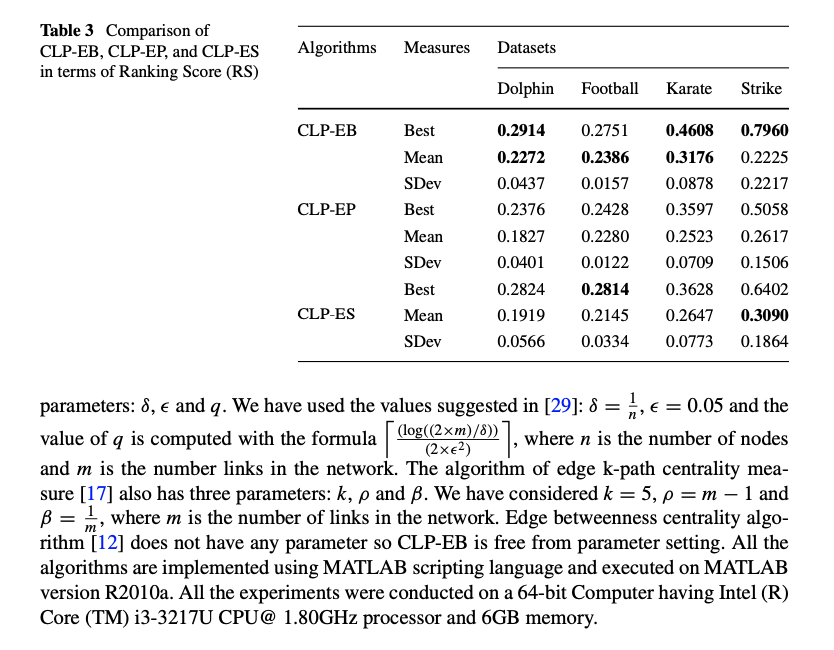
#> input picture EE447/table/image/page1.png, 834 x 650 px
$ python detect_table.py
#> lines starting #> are read from the running program, lines starting #| are printed output that depends on the picture; after the words box and inside, x2 and y2 are one past the last pixel; in counts of white or black regions, pixels touching at a corner belong together
import cv2
import os
import numpy as np

import os
import cv2


class DetectTable:
    def __init__(self, morph_size=12, min_text_height=10, max_text_height=30,
                 cell_threshold=15, min_columns=4):
        # the size to dilate the image
        self.morph_size = (morph_size, morph_size)

        # the range of box height that should be recognized as a line of text
        self.min_text_height = min_text_height
        self.max_text_height = max_text_height

        # the counting index of lines, should be fall within min_text_height/max_text_height
        self.cell_threshold = cell_threshold

        # the min columns that can be recognized as a table
        self.min_columns = min_columns

    def pre_process_image(self, img,  output_file=None):
        # get rid of the color
        pre = cv2.cvtColor(img, cv2.COLOR_BGR2GRAY)
        # Otsu threshold
        pre = cv2.threshold(pre, 250, 255, cv2.THRESH_BINARY | cv2.THRESH_OTSU)[1]
        # dilate the text to make it solid spot
        cpy = pre.copy()
        struct = cv2.getStructuringElement(cv2.MORPH_RECT, self.morph_size)
        cpy = cv2.dilate(~cpy, struct, anchor=(-1, -1), iterations=1)
        pre = ~cpy

        if output_file is not None:
            cv2.imwrite(output_file, pre)
        return pre


    def find_text_boxes(self, pre):
        # Looking for the text spots contours
        # OpenCV 4
        contours, hierarchy = cv2.findContours(pre, cv2.RETR_LIST, cv2.CHAIN_APPROX_SIMPLE)

        # Getting the texts bounding boxes based on the text size assumptions
        boxes = []

        # An auxiliary information showing the range of box heights,
        # can be used to tune text_height range in the configuration
        print([cv2.boundingRect(contour)[3] for contour in contours])

        for contour in contours:
            box = cv2.boundingRect(contour)
            h = box[3]

            if self.min_text_height < h < self.max_text_height:
                boxes.append(box)

        return boxes


    def find_table_in_boxes(self, boxes):
        rows = {}
        cols = {}

        # Clustering the bounding boxes by their positions
        for box in boxes:
            (x, y, w, h) = box
            col_key = x // self.cell_threshold
            row_key = y // self.cell_threshold
            cols[row_key] = [box] if col_key not in cols else cols[col_key] + [box]
            rows[row_key] = [box] if row_key not in rows else rows[row_key] + [box]

        # Filtering out the clusters having less than 2 cols
        table_cells = list(filter(lambda r: len(r) >= self.min_columns, rows.values()))
        # Sorting the row cells by x coord
        table_cells = [list(sorted(tb)) for tb in table_cells]
        # Sorting rows by the y coord
        table_cells = list(sorted(table_cells, key=lambda r: r[0][1]))

        return table_cells


    def build_lines(self, table_cells):
        if table_cells is None or len(table_cells) <= 0:
            return [], []

        max_last_col_width_row = max(table_cells, key=lambda b: b[-1][2])
        max_x = max_last_col_width_row[-1][0] + max_last_col_width_row[-1][2]

        max_last_row_height_box = max(table_cells[-1], key=lambda b: b[3])
        max_y = max_last_row_height_box[1] + max_last_row_height_box[3]

        hor_lines = []
        ver_lines = []

        for box in table_cells:
            x = box[0][0]
            y = box[0][1]
            hor_lines.append((x, y, max_x, y))

        for box in table_cells[0]:
            x = box[0]
            y = box[1]
            ver_lines.append((x, y, x, max_y))

        (x, y, w, h) = table_cells[0][-1]
        ver_lines.append((max_x, y, max_x, max_y))
        (x, y, w, h) = table_cells[0][0]
        hor_lines.append((x, max_y, max_x, max_y))

        return hor_lines, ver_lines

    def detect(self, img, out_path, dilate_path=None):
        pre_processed = self.pre_process_image(img, dilate_path)
        text_boxes = self.find_text_boxes(pre_processed)
        cells = self.find_table_in_boxes(text_boxes)
        hor_lines, ver_lines = self.build_lines(cells)

        # Visualize the result
        vis = img.copy()

        # for box in text_boxes:
        #     (x, y, w, h) = box
        #     cv2.rectangle(vis, (x, y), (x + w - 2, y + h - 2), (0, 255, 0), 1)

        for line in hor_lines:
            [x1, y1, x2, y2] = line
            cv2.line(vis, (x1, y1), (x2, y2), (0, 0, 255), 1)

        for line in ver_lines:
            [x1, y1, x2, y2] = line
            cv2.line(vis, (x1, y1), (x2, y2), (0, 0, 255), 1)

        cv2.imwrite(out_path, vis)

if __name__ == "__main__":
    in_file = os.path.join("../image", "page1.png")
    pre_file = os.path.join("../image", "pre.png")
    out_file = os.path.join("../image", "out.png")

    img = cv2.imread(os.path.join(in_file))
#> img is the input picture: shape (650, 834, 3); mean B, G, R 235.9, 235.8, 235.8

    detector = DetectTable()

    detector.detect(img, out_file, pre_file)
#> in pre_process_image, `pre = cv2.threshold(pre, 250, 255, cv2.THRESH_BINARY | cv2.THRESH_OTSU..`:
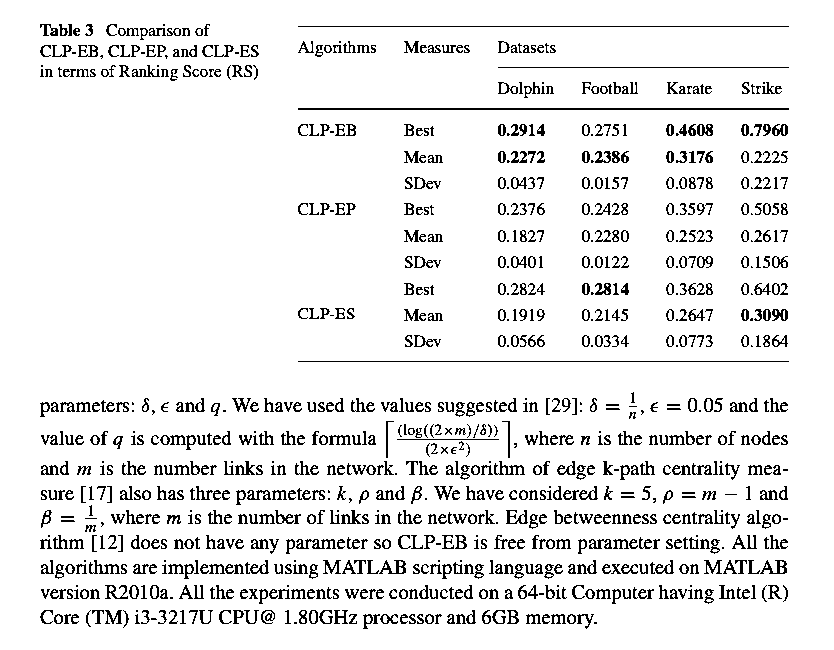
#> pre: shape (650, 834); 91.7% white; black in thin lines or dots, all inside (x1, y1, x2, y2) = (40, 24, 789, 629)
#> in pre_process_image, `cpy = cv2.dilate(~cpy, struct, anchor=(-1, -1), iterations=1)`:
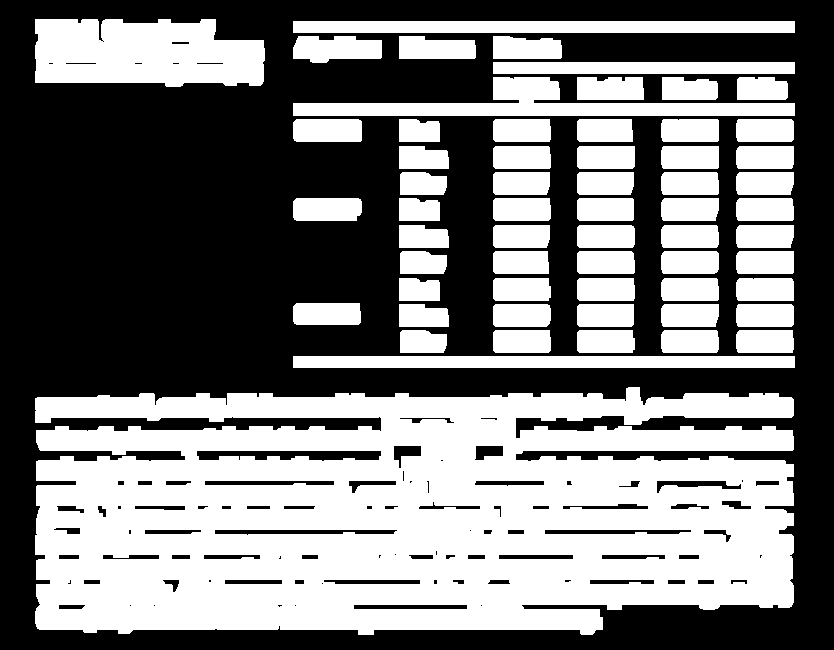
#> cpy: shape (650, 834); 47.7% white; 60 white regions, largest, box (x1, y1, x2, y2) and area: (35, 387, 794, 635) 152551, (35, 19, 265, 87) 13319, (293, 77, 795, 116) 8059
#> in find_text_boxes, `contours, hierarchy = cv2.findContours(pre, cv2.RETR_LIST, cv2.CHAIN_A..`: contours = 151 contours, 39 with area under 20; largest, box (x1, y1, x2, y2) and area: (0, 0, 834, 650) 540617, (34, 386, 795, 636) 165273, (34, 18, 266, 88) 13752, (292, 76, 796, 117) 8648, (292, 355, 796, 369) 6537
#> (printed output is left out)
#> the loop in find_text_boxes, `for contour in contours:` made 151 passes
#> h on passes 66, 70, 72: 12, 12, 12
#> after the loop in find_text_boxes, `for contour in contours:`: boxes = 66 items, first 6: (163, 580, 16, 12), (704, 530, 27, 12), (494, 506, 7, 11), (98, 506, 8, 11), (657, 481, 84, 12), (427, 481, 2, 12)
#> in detect, `text_boxes = self.find_text_boxes(pre_processed)`: text_boxes has the same summary as boxes in find_text_boxes
#> the loop in find_table_in_boxes, `for box in boxes:` made 66 passes
#> (x, y, w, h, col_key, row_key) on passes 1 to 8: (163, 580, 16, 12, 10, 38), (704, 530, 27, 12, 46, 35), (494, 506, 7, 11, 32, 33), (98, 506, 8, 11, 6, 33), (657, 481, 84, 12, 43, 32), (427, 481, 2, 12, 28, 32), (349, 481, 47, 12, 23, 32), (475, 446, 28, 14, 31, 29)
#> after the loop in find_table_in_boxes, `for box in boxes:`: cols = 19 items
#> in find_table_in_boxes, `table_cells = list(filter(lambda r: len(r) >= self.min_columns, rows.v..`: table_cells = 9 items
#> in build_lines, `max_last_col_width_row = max(table_cells, key=lambda b: b[-1][2])`: max_last_col_width_row = [(292, 118, 71, 25), (398, 118, 43, 25), (492, 118, 60, 25), (576, 118, 58, 25), (660, 118, 60, 25), (735, 118, 60, 25)]
#> in build_lines, `max_x = max_last_col_width_row[-1][0] + max_last_col_width_row[-1][2]`: max_x = 795
#> in build_lines, `max_last_row_height_box = max(table_cells[-1], key=lambda b: b[3])`: max_last_row_height_box = (399, 329, 49, 25)
#> in build_lines, `max_y = max_last_row_height_box[1] + max_last_row_height_box[3]`: max_y = 354
#> the loop in build_lines, `for box in table_cells:` made 9 passes
#> (x, y) on passes 1 to 8: (292, 118), (398, 145), (399, 171), (292, 197), (398, 224), (399, 250), (398, 277), (292, 302)
#> after the loop in build_lines, `for box in table_cells:`: hor_lines = [(292, 118, 795, 118), (398, 145, 795, 145), (399, 171, 795, 171), (292, 197, 795, 197), (398, 224, 795, 224), (399, 250, 795, 250), (398, 277, 795, 277), (292, 302, 795, 302), (399, 329, 795, 329)]
#> the loop in build_lines, `for box in table_cells[0]:` made 6 passes
#> (box, x) on passes 1 to 6: ((292, 118, 71, 25), 292), ((398, 118, 43, 25), 398), ((492, 118, 60, 25), 492), ((576, 118, 58, 25), 576), ((660, 118, 60, 25), 660), ((735, 118, 60, 25), 735)
#> after the loop in build_lines, `for box in table_cells[0]:`: ver_lines = [(292, 118, 292, 354), (398, 118, 398, 354), (492, 118, 492, 354), (576, 118, 576, 354), (660, 118, 660, 354), (735, 118, 735, 354)]
#> in build_lines, `(x, y, w, h) = table_cells[0][-1]`: w = 60; h = 25
#> in build_lines, `(x, y, w, h) = table_cells[0][0]`: x = 292; w = 71
#> in detect, `hor_lines, ver_lines = self.build_lines(cells)`: hor_lines = [(292, 118, 795, 118), (398, 145, 795, 145), (399, 171, 795, 171), (292, 197, 795, 197), (398, 224, 795, 224), (399, 250, 795, 250), (398, 277, 795, 277), (292, 302, 795, 302), (399, 329, 795, 329), (292, 354, 795, 354)]; ver_lines = [(292, 118, 292, 354), (398, 118, 398, 354), (492, 118, 492, 354), (576, 118, 576, 354), (660, 118, 660, 354), (735, 118, 735, 354), (795, 118, 795, 354)]
#> the loop in detect, `for line in hor_lines:` made 10 passes
#> (line, x1, y1, y2) on passes 1 to 8: ((292, 118, 795, 118), 292, 118, 118), ((398, 145, 795, 145), 398, 145, 145), ((399, 171, 795, 171), 399, 171, 171), ((292, 197, 795, 197), 292, 197, 197), ((398, 224, 795, 224), 398, 224, 224), ((399, 250, 795, 250), 399, 250, 250), ((398, 277, 795, 277), 398, 277, 277), ((292, 302, 795, 302), 292, 302, 302)
#> after the loop in detect, `for line in hor_lines:`:
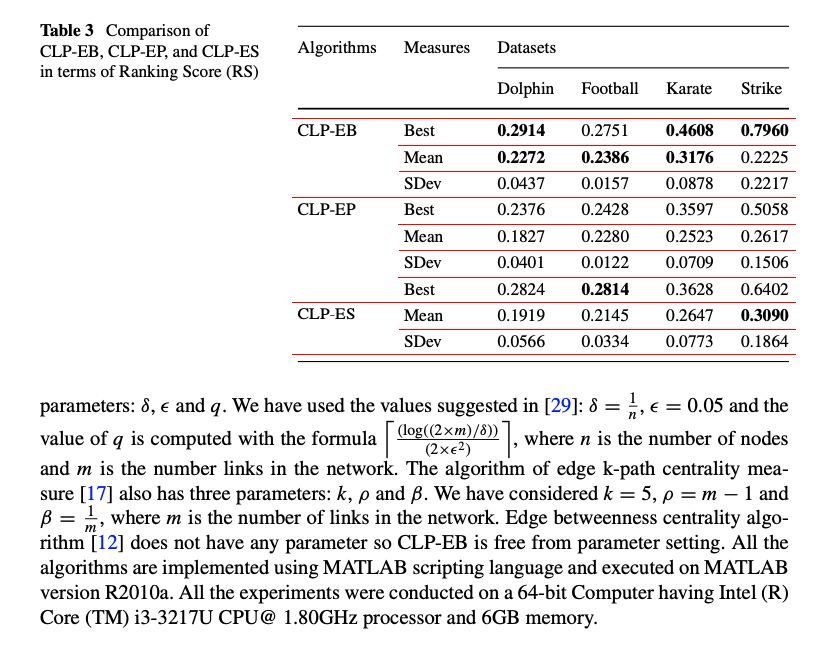
#> vis: shape (650, 834, 3); 0.81% of pixels changed, all inside (x1, y1, x2, y2) = (292, 118, 796, 355)
#> the loop in detect, `for line in ver_lines:` made 7 passes
#> (line, x1, x2) on passes 1 to 7: ((292, 118, 292, 354), 292, 292), ((398, 118, 398, 354), 398, 398), ((492, 118, 492, 354), 492, 492), ((576, 118, 576, 354), 576, 576), ((660, 118, 660, 354), 660, 660), ((735, 118, 735, 354), 735, 735), ((795, 118, 795, 354), 795, 795)
#> after the loop in detect, `for line in ver_lines:`:
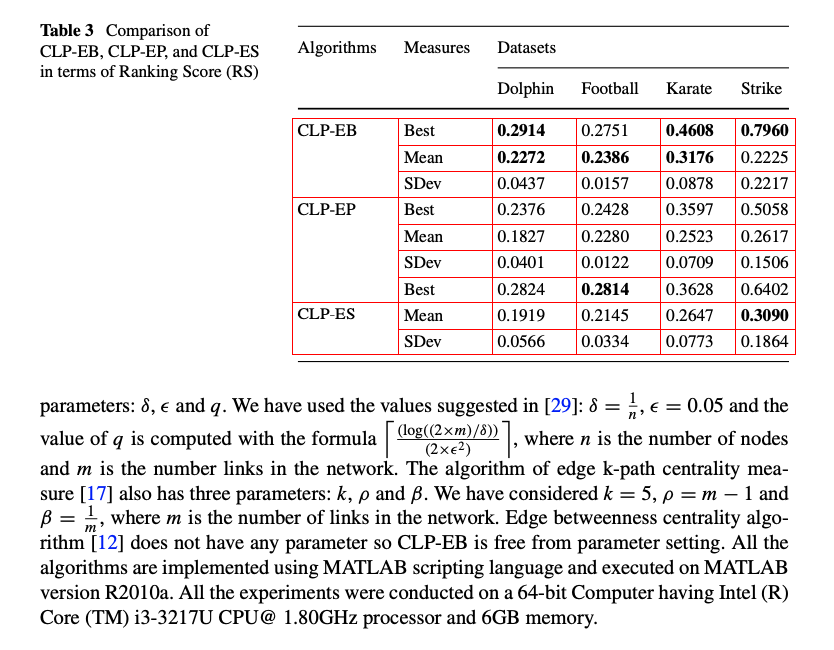
#> vis: shape (650, 834, 3); 0.29% of pixels changed, all inside (x1, y1, x2, y2) = (292, 119, 796, 354)

$ run again, with EE447/table/image/2.png copied over EE447/table/image/page1.png
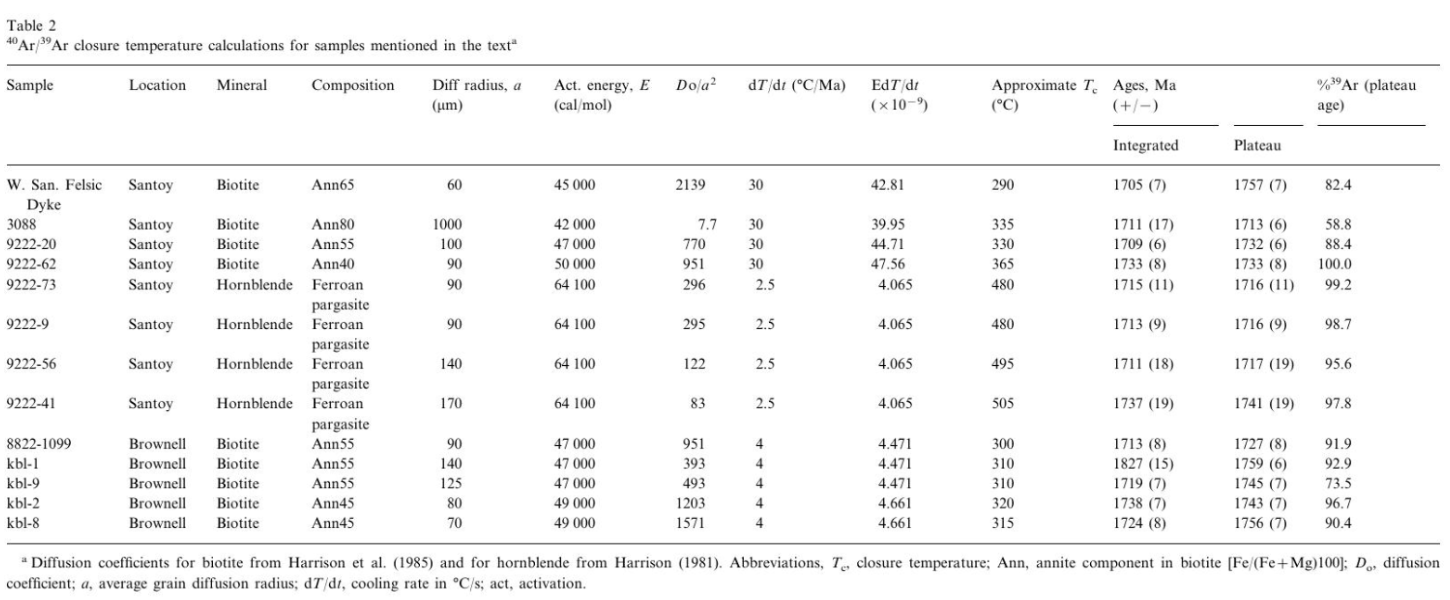
#> input picture EE447/table/image/2.png, 1450 x 600 px
#> img is the input picture: shape (600, 1450, 3); min 4, max 255, mean 245.9
#> in pre_process_image, `cpy = cv2.dilate(~cpy, struct, anchor=(-1, -1), iterations=1)`:
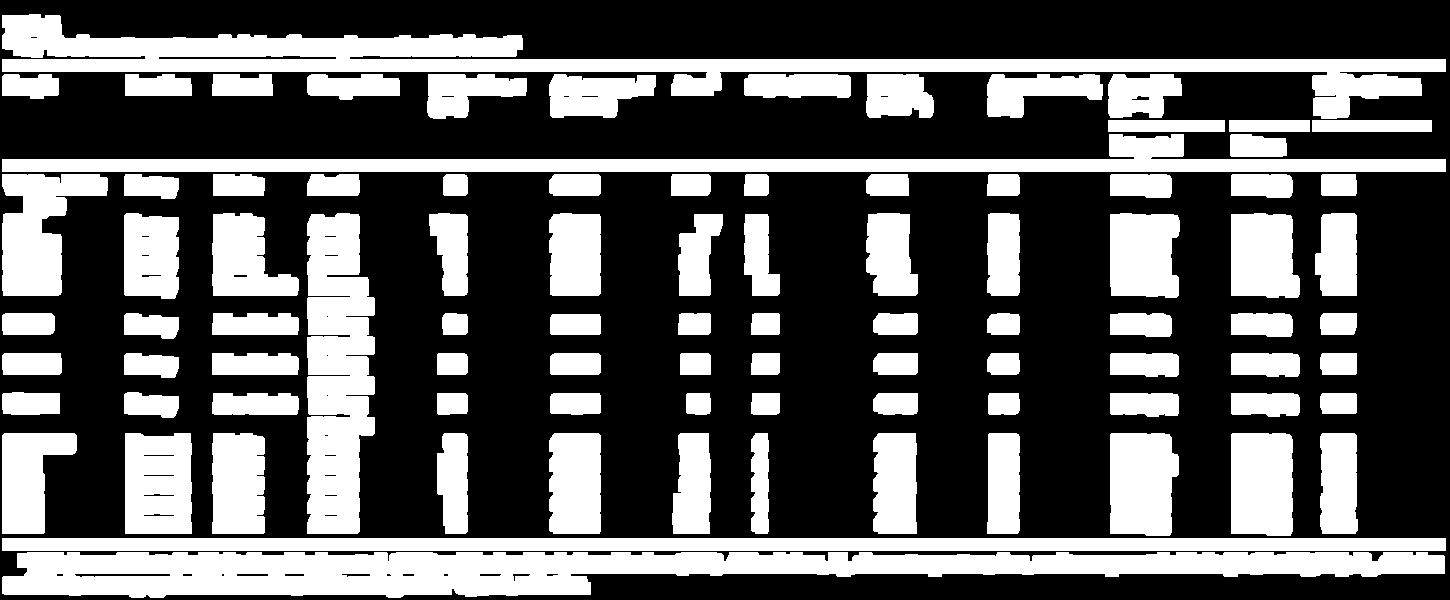
#> cpy: shape (600, 1450); 35.8% white; 91 white regions, largest, box (x1, y1, x2, y2) and area: (2, 552, 1445, 598) 41646, (2, 14, 1446, 119) 34556, (2, 134, 1446, 172) 20389
#> contours = 130 contours, 33 with area under 20; largest, box (x1, y1, x2, y2) and area: (0, 0, 1450, 600) 867951, (1, 551, 1446, 599) 43760, (1, 13, 1447, 120) 36992, (1, 133, 1447, 173) 21928, (1, 537, 1447, 552) 20228
#> (printed output is left out)
#> the loop in find_text_boxes, `for contour in contours:` made 130 passes
#> (box, h) on passes 1, 2, 7, 12, 14, 15, 17, 19: ((547, 574, 11, 2), 2), ((513, 574, 17, 7), 7), ((342, 574, 28, 3), 3), ((75, 574, 95, 3), 3), ((1, 551, 1445, 48), 48), ((1, 537, 1446, 15), 15), ((144, 514, 30, 2), 2), ((144, 494, 30, 2), 2)
#> after the loop in find_text_boxes, `for contour in contours:`: boxes = 58 items, first 6: (1, 537, 1446, 15), (1319, 392, 39, 23), (1230, 392, 71, 26), (1109, 392, 71, 26), (987, 392, 34, 24), (872, 392, 47, 24)
#> text_boxes has the same summary as boxes in find_text_boxes
#> the loop in find_table_in_boxes, `for box in boxes:` made 58 passes
#> (x, y, w, h, col_key, row_key) on passes 1 to 8: (1, 537, 1446, 15, 0, 35), (1319, 392, 39, 23, 87, 26), (1230, 392, 71, 26, 82, 26), (1109, 392, 71, 26, 73, 26), (987, 392, 34, 24, 65, 26), (872, 392, 47, 24, 58, 26), (750, 392, 31, 24, 50, 26), (685, 392, 27, 24, 45, 26)
#> after the loop in find_table_in_boxes, `for box in boxes:`: cols = {35: [(1, 537, 1446, 15)], 26: [(1, 391, 60, 25)], 23: [(1, 352, 62, 24)], 20: [(1, 312, 55, 24)], 11: [(123, 173, 57, 27)], 8: [(1229, 133, 59, 25)], 7: [(1107, 119, 119, 14)], 4: [(1, 73, 59, 27)]}; rows = 8 items
#> table_cells = 5 items
#> max_last_col_width_row = [(1, 73, 59, 27), (124, 73, 69, 24), (211, 73, 63, 24), (306, 73, 95, 28), (743, 73, 109, 26)]
#> max_x = 852
#> max_last_row_height_box = (123, 391, 57, 28)
#> max_y = 419
#> the loop in build_lines, `for box in table_cells:` made 5 passes
#> (x, y) on passes 1 to 5: (1, 73), (123, 173), (1, 312), (1, 352), (1, 391)
#> after the loop in build_lines, `for box in table_cells:`: hor_lines = [(1, 73, 852, 73), (123, 173, 852, 173), (1, 312, 852, 312), (1, 352, 852, 352), (1, 391, 852, 391)]
#> the loop in build_lines, `for box in table_cells[0]:` made 5 passes
#> (box, x) on passes 1 to 5: ((1, 73, 59, 27), 1), ((124, 73, 69, 24), 124), ((211, 73, 63, 24), 211), ((306, 73, 95, 28), 306), ((743, 73, 109, 26), 743)
#> after the loop in build_lines, `for box in table_cells[0]:`: ver_lines = [(1, 73, 1, 419), (124, 73, 124, 419), (211, 73, 211, 419), (306, 73, 306, 419), (743, 73, 743, 419)]
#> in build_lines, `(x, y, w, h) = table_cells[0][-1]`: w = 109; h = 26
#> in build_lines, `(x, y, w, h) = table_cells[0][0]`: x = 1; w = 59; h = 27
#> in detect, `hor_lines, ver_lines = self.build_lines(cells)`: hor_lines = [(1, 73, 852, 73), (123, 173, 852, 173), (1, 312, 852, 312), (1, 352, 852, 352), (1, 391, 852, 391), (1, 419, 852, 419)]; ver_lines = [(1, 73, 1, 419), (124, 73, 124, 419), (211, 73, 211, 419), (306, 73, 306, 419), (743, 73, 743, 419), (852, 73, 852, 419)]
#> the loop in detect, `for line in hor_lines:` made 6 passes
#> (line, x1, y1, y2) on passes 1 to 6: ((1, 73, 852, 73), 1, 73, 73), ((123, 173, 852, 173), 123, 173, 173), ((1, 312, 852, 312), 1, 312, 312), ((1, 352, 852, 352), 1, 352, 352), ((1, 391, 852, 391), 1, 391, 391), ((1, 419, 852, 419), 1, 419, 419)
#> the loop in detect, `for line in ver_lines:` made 6 passes
#> (line, x1, x2) on passes 1 to 6: ((1, 73, 1, 419), 1, 1), ((124, 73, 124, 419), 124, 124), ((211, 73, 211, 419), 211, 211), ((306, 73, 306, 419), 306, 306), ((743, 73, 743, 419), 743, 743), ((852, 73, 852, 419), 852, 852)
#> after the loop in detect, `for line in ver_lines:`:
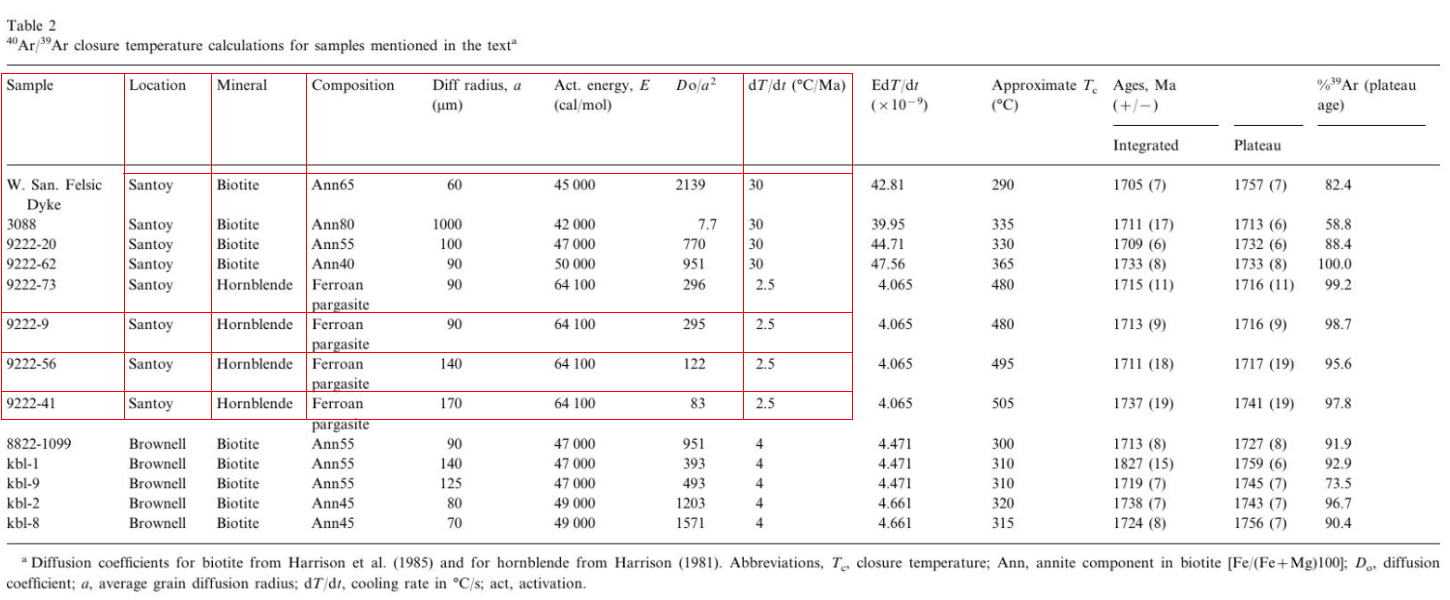
#> vis: shape (600, 1450, 3); mean B, G, R 243.8, 243.8, 245.9
